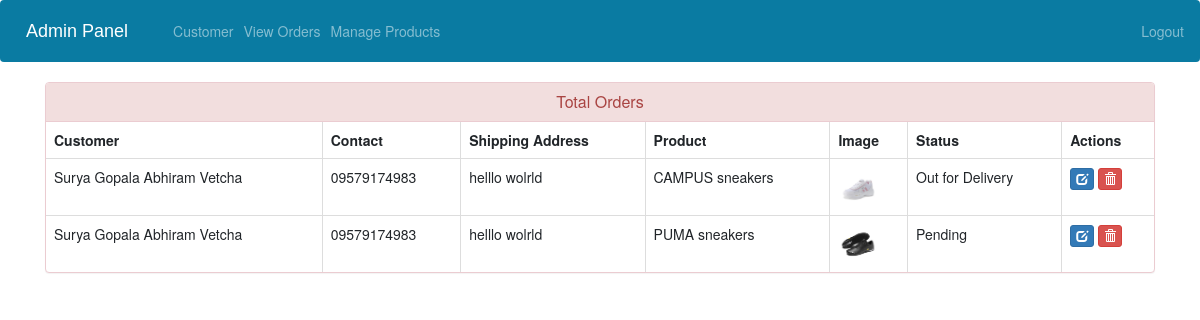
Screenshot of /admin-view-booking (signed in) with the database file from the repository.
### ecom/models.py (models this page shows, shortened)
class Customer(models.Model):
    user=models.OneToOneField(User,on_delete=models.CASCADE)
    profile_pic= models.ImageField(upload_to='profile_pic/CustomerProfilePic/',null=True,blank=True)
    address = models.CharField(max_length=40)
    mobile = models.CharField(max_length=20,null=False)
    @property
    def get_name(self):
        return self.user.first_name+" "+self.user.last_name

class Orders(models.Model):
    STATUS =(
        ('Pending','Pending'),
        ('Order Confirmed','Order Confirmed'),
        ('Out for Delivery','Out for Delivery'),
        ('Delivered','Delivered'),
    )
    customer=models.ForeignKey('Customer', on_delete=models.CASCADE,null=True)
    product=models.ForeignKey('Product',on_delete=models.CASCADE,null=True)
    email = models.CharField(max_length=50,null=True)
    address = models.CharField(max_length=500,null=True)
    mobile = models.CharField(max_length=20,null=True)
    order_date= models.DateField(auto_now_add=True,null=True)
    status=models.CharField(max_length=50,null=True,choices=STATUS)

class Product(models.Model):
    objects = None
    name=models.CharField(max_length=40)
    product_image= models.ImageField(upload_to='product_image/',null=True,blank=True)
    price = models.PositiveIntegerField()
    description=models.CharField(max_length=40)

### ecom/views.py (the view)
# urls.py: path('admin-view-booking', views.admin_view_booking_view,name='admin-view-booking'),
@login_required(login_url='adminlogin')
def admin_view_booking_view(request):
    orders = models.Orders.objects.all()
    ordered_products = []
    ordered_bys = []
    for order in orders:
        ordered_product = models.Product.objects.all().filter(id=order.product.id)
        ordered_by = models.Customer.objects.all().filter(id=order.customer.id)
        ordered_products.append(ordered_product)
        ordered_bys.append(ordered_by)
    return render(request, 'ecom/admin_view_booking.html', {'data': zip(ordered_products, ordered_bys, orders)})

### templates/ecom/admin_view_booking.html (shortened to what this page needs)
{% extends 'ecom/admin_base.html' %}
{% load static %}
{% block content %}
<head>
  <link href="//netdna.bootstrapcdn.com/bootstrap/3.0.0/css/bootstrap.min.css" rel="stylesheet" id="bootstrap-css">
</head>
<div class="container">
  <div class="panel panel-danger">
    <div class="panel-heading">
      <h6 class="panel-title">Total Orders</h6>
    </div>
    <table class="table table-hover table-bordered" id="dev-table">
      <thead>
        <tr>
          <th>Customer</th>
          <th>Contact</th>
          <th>Shipping Address</th>
          <th>Product</th>
          <th>Image</th>
          <th>Status</th>
          <th>Actions</th>
        </tr>
      </thead>
      {% for product,customer,order in data %}
      <tr>
        {% for c in customer %}
        <td> {{c.get_name}}</td>
        <td>{{c.mobile}}</td>
        <td>{{order.address}}</td>
        {% endfor %}
        {% for p in product %}
        <td> {{p.name}}</td>
        <td> <img src="{% static p.product_image.url %}" alt="Profile Pic" height="40px" width="40px" /></td>
        <td>{{order.status}}</td>
        <td><a class="btn btn-primary btn-xs" href="{% url 'update-order' order.id  %}"><span class="glyphicon glyphicon-edit"></span></a>
        <a class="btn btn-danger btn-xs" href="{% url 'delete-order' order.id  %}"><span class="glyphicon glyphicon-trash"></span></a></td>
        {% endfor %}
      </tr>
      {% endfor %}
    </table>
  </div>
</div>
{% endblock content %}

### templates/ecom/admin_view_booking.html (style rules this page uses)
a:link { text-decoration: none; }
h6 { text-align: center; }

### rows the page displays
Orders: address "helllo wolrld", status "Out for Delivery"
Customer: get_name "Surya Gopala Abhiram Vetcha", mobile "09579174983"
Product: name "CAMPUS sneakers", product_image (picture)
Orders: address "helllo wolrld", status "Pending"
Product: name "PUMA sneakers", product_image (picture)
